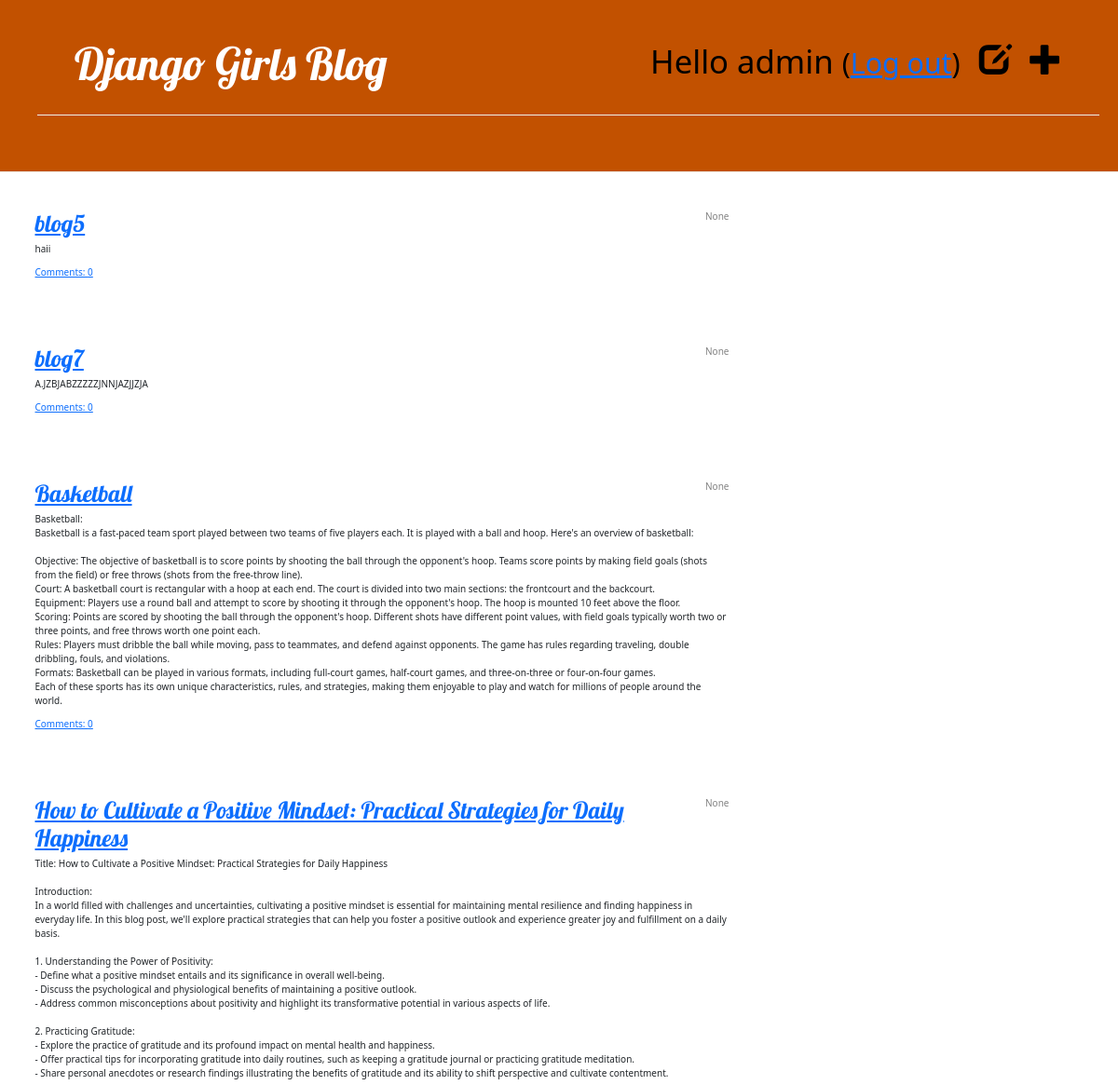
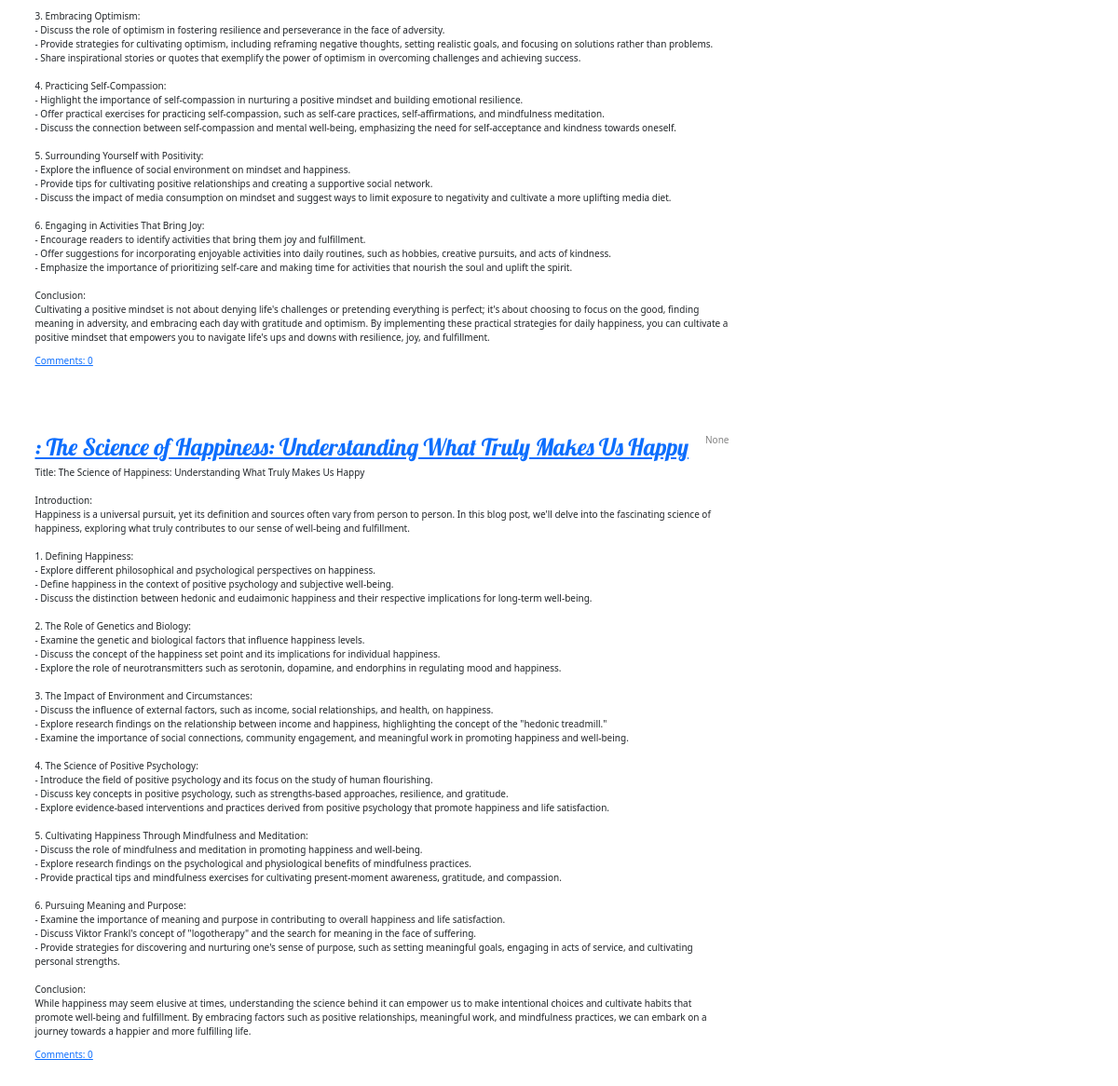
Page /drafts/ (signed in) on the committed database (2 pictures, top to bottom).
### blog/models.py (models this page shows, shortened)
class Post(models.Model):
    author = models.ForeignKey(settings.AUTH_USER_MODEL, on_delete=models.CASCADE)
    title = models.CharField(max_length=200)
    text = models.TextField()
    created_date = models.DateTimeField(auto_now_add=True)
    published_date = models.DateTimeField(blank=True, null=True)

### blog/views.py (the view)
# urls.py: path('drafts/', post_draft_list, name='post_draft_list'),
@login_required
def post_draft_list(request):
    posts = Post.objects.filter(published_date__isnull=True).order_by('created_date')
    return render(request, 'blog/post_draft_list.html', {'posts': posts})

### blog/templates/blog/post_draft_list.html
{% extends 'blog/base.html' %}
{% block content %}
    {% for post in posts %}
        <div class="post">
            <div class="date">
                {{ post.published_date }}
            </div>
            <h1><a href="{% url 'post_detail' pk=post.pk %}">{{ post.title }}</a></h1>
            <p>{{ post.text|linebreaksbr }}</p>
            <a href="{% url 'post_detail' pk=post.pk %}">Comments: {{ post.comments.count }}</a>
        </div>
    {% endfor %}
{% endblock content %}

### blog/templates/blog/base.html (shortened to what this page needs)
{% load static %}
<!DOCTYPE html>
<html>
<head>
    <link rel="stylesheet" href="https://maxcdn.bootstrapcdn.com/bootstrap/3.4.0/css/bootstrap.min.css">
    <link rel="stylesheet" href="https://cdn.jsdelivr.net/npm/bootstrap@5.1.3/dist/css/bootstrap.min.css">
    <link rel="stylesheet" href="{% static 'css/blog.css' %}">
</head>
<body>
<div class="page-header">
    <div class="page-header">
        {% if user.is_authenticated %}
            <a href="{% url 'post_new' %}" class="top-menu"><span class="glyphicon glyphicon-plus"></span></a>
            <a href="{% url 'post_draft_list' %}" class="top-menu"><span class="glyphicon glyphicon-edit"></span></a>
            <p class="top-menu">Hello {{ user.username }} <small>(<a href="{% url 'logout' %}">Log out</a>)</small></p>
        {% else %}
            <a href="{% url 'login' %}" class="top-menu"><span class="glyphicon glyphicon-lock"></span></a>
        {% endif %}
        <h1><a href="/">Django Girls Blog</a></h1>
    </div>
</div>
<div class="content container">
    <div class="row">
        <div class="col-md-8">
            {% block content %}
            {% endblock %}
        </div>
    </div>
</div>
</body>
</html>

### blog/static/css/blog.css (style rules this page uses)
.page-header { background-color: #C25100; margin-top: 0; margin-bottom: 40px; padding: 20px 20px 20px 40px; }
.page-header h1, .page-header h1 a, .page-header h1 a:visited, .page-header h1 a:active { color: #ffffff; font-size: 36pt; text-decoration: none; }
h1, h2, h3, h4 { font-family: 'Lobster', cursive; }
.date { color: #828282; }
.top-menu, .top-menu:hover, .top-menu:visited { color: #000000; float: right; font-size: 26pt; margin-right: 20px; }
.post { margin-bottom: 70px; }
.post > .date, .post > .actions { float: right; }

### rows in the picture
Post: published_date "None", title "blog5", text "haii", comments.count "0"
Post: published_date "None", title "blog7", text "A.JZBJABZZZZZJNNJAZJJZJA", comments.count "0"
Post: published_date "None", title "Basketball", text "Basketball: Basketball is a fast-paced team sport played between two teams of five players each. It is played with a ball and hoop. Here's an overview of basketball: Objective: The objective of basketball is to score points by shooting the ball through the opponent's hoop. Teams score points by making field goals (shots from the field) or free throws (shots from the free-throw line). Court: A basketball court is rectangular with a hoop at each end. The court is divided into two main sections: the frontcourt and the backcourt. Equipment: Players use a round ball and attempt to score by shooting it through the opponent's hoop. The hoop is mounted 10 feet above the floor. Scoring: Points are…", comments.count "0"
Post: published_date "None", title "How to Cultivate a Positive Mindset: Practical Strategies for Daily Happiness", text "Title: How to Cultivate a Positive Mindset: Practical Strategies for Daily Happiness Introduction: In a world filled with challenges and uncertainties, cultivating a positive mindset is essential for maintaining mental resilience and finding happiness in everyday life. In this blog post, we'll explore practical strategies that can help you foster a positive outlook and experience greater joy and fulfillment on a daily basis. 1. Understanding the Power of Positivity: - Define what a positive mindset entails and its significance in overall well-being. - Discuss the psychological and physiological benefits of maintaining a positive outlook. - Address common misconceptions about positivity and…", comments.count "0"
Post: published_date "None", title ": The Science of Happiness: Understanding What Truly Makes Us Happy", text "Title: The Science of Happiness: Understanding What Truly Makes Us Happy Introduction: Happiness is a universal pursuit, yet its definition and sources often vary from person to person. In this blog post, we'll delve into the fascinating science of happiness, exploring what truly contributes to our sense of well-being and fulfillment. 1. Defining Happiness: - Explore different philosophical and psychological perspectives on happiness. - Define happiness in the context of positive psychology and subjective well-being. - Discuss the distinction between hedonic and eudaimonic happiness and their respective implications for long-term well-being. 2. The Role of Genetics and Biology: - Examine…", comments.count "0"

### other values in the picture
{{ user.username }} "admin"
